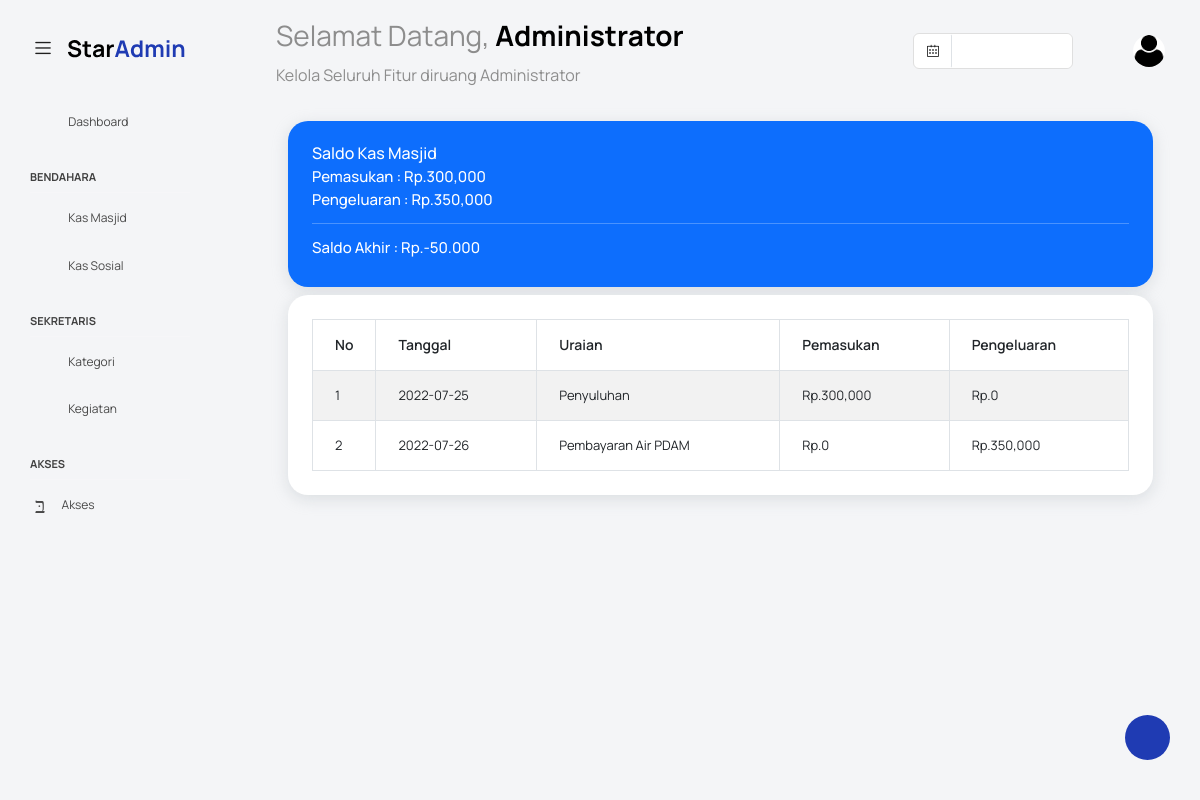
/index.php/kas_masjid/rekap, run on the app's committed database.
### tables this page shows
CREATE TABLE `kas_masjid` (
  `id_kas_masjid` int(11) NOT NULL,
  `tgl_kas_masjid` date NOT NULL,
  `uraian_kas_masjid` text NOT NULL,
  `masuk_kas_masjid` varchar(100) NOT NULL,
  `keluar_kas_masjid` varchar(100) NOT NULL,
  `jenis_kas_masjid` varchar(15) NOT NULL
);

### application/controllers/Kas_masjid.php (called while the page is built, shortened)
<?php
class Kas_masjid extends CI_Controller {
	public function __construct()
	{
		$this->load->model('Model_Kasmasjid', 'mmasjid');
	}
	public function rekap()
	{
		$data['rekap'] = $this->mmasjid->getAllRekap()->result_array();
		$data['pemasukan'] = $this->mmasjid->getPemasukan()->row_array();
		$data['pengeluaran'] = $this->mmasjid->getPengeluaran()->row_array();
		$this->load->view('template/header');
		$this->load->view('kas_masjid/rekap/rekaplist', $data);
		$this->load->view('template/footer');
	}
}

### index.php (called while the page is built, shortened)
<?php
require_once BASEPATH.'core/CodeIgniter.php';

### application/models/Model_Kasmasjid.php (called while the page is built, shortened)
<?php
class Model_Kasmasjid extends CI_Model {
	public function getPemasukan()
	{
		return $this->db->query("SELECT *, format(SUM(masuk_kas_masjid),0) as totalMasuk, SUM(masuk_kas_masjid) as totalMasukNorp from kas_masjid where jenis_kas_masjid='Masuk'");
	}
	public function getPengeluaran()
	{
		return $this->db->query("SELECT*, format(SUM(keluar_kas_masjid),0) as totalKeluar, SUM(keluar_kas_masjid) as totalKeluarNoRp from kas_masjid where jenis_kas_masjid='Keluar'");
	}
	public function getAllRekap()
	{
		return $this->db->query("SELECT *, format(masuk_kas_masjid,0) as masukRp, format(keluar_kas_masjid,0) as keluarRp from kas_masjid");
	}
}

### application/views/kas_masjid/rekap/rekaplist.php (the view, shortened to what this page needs)
<link rel="stylesheet" type="text/css" href="https://cdn.datatables.net/v/bs4/dt-1.12.1/datatables.min.css"/>
<div class="container">
	<div class="card bg-primary mb-2">
		<div class="card-body text-white">
			<h5>Saldo Kas Masjid</h5>
			<h6>Pemasukan : Rp.<?= $pemasukan['totalMasuk']; ?></h6>
			<h6>Pengeluaran : Rp.<?= $pengeluaran['totalKeluar']; ?></h6>
			<hr>
			<h6>Saldo Akhir : Rp.<?= number_format(($pemasukan['totalMasukNorp'] - $pengeluaran['totalKeluarNoRp']),0,',','.') ?></h6>
		</div>
	</div>
	<div class="card">
		<div class="card-body">
			<table class="table table-bordered table-striped" id="tableku">
				<thead>
					<tr>
						<th width="10">No</th>
						<th>Tanggal</th>
						<th>Uraian</th>
						<th>Pemasukan</th>
						<th>Pengeluaran</th>
					</tr>
				</thead>
				<tbody>
					<?php $i=1;; foreach ($rekap as $get): ?>
						<tr>
							<td><?= $i++; ?></td>
							<td><?= $get['tgl_kas_masjid']; ?></td>
							<td><?= $get['uraian_kas_masjid']; ?></td>
							<td>Rp.<?= $get['masukRp']; ?></td>
							<td>Rp.<?= $get['keluarRp']; ?></td>
						</tr>
					<?php endforeach ?>
				</tbody>
			</table>
		</div>
	</div>
</div>

### data on the page
kas_masjid: tgl_kas_masjid "2022-07-25", uraian_kas_masjid "Penyuluhan", masukRp "300,000", keluarRp "0"
kas_masjid: tgl_kas_masjid "2022-07-26", uraian_kas_masjid "Pembayaran Air PDAM", masukRp "0", keluarRp "350,000"

### other printed values
$pemasukan['totalMasuk'] "300,000"
$pengeluaran['totalKeluar'] "350,000"
$pemasukan['totalMasukNorp'] - $pengeluaran['totalKeluarNoRp'] "-50.000"
